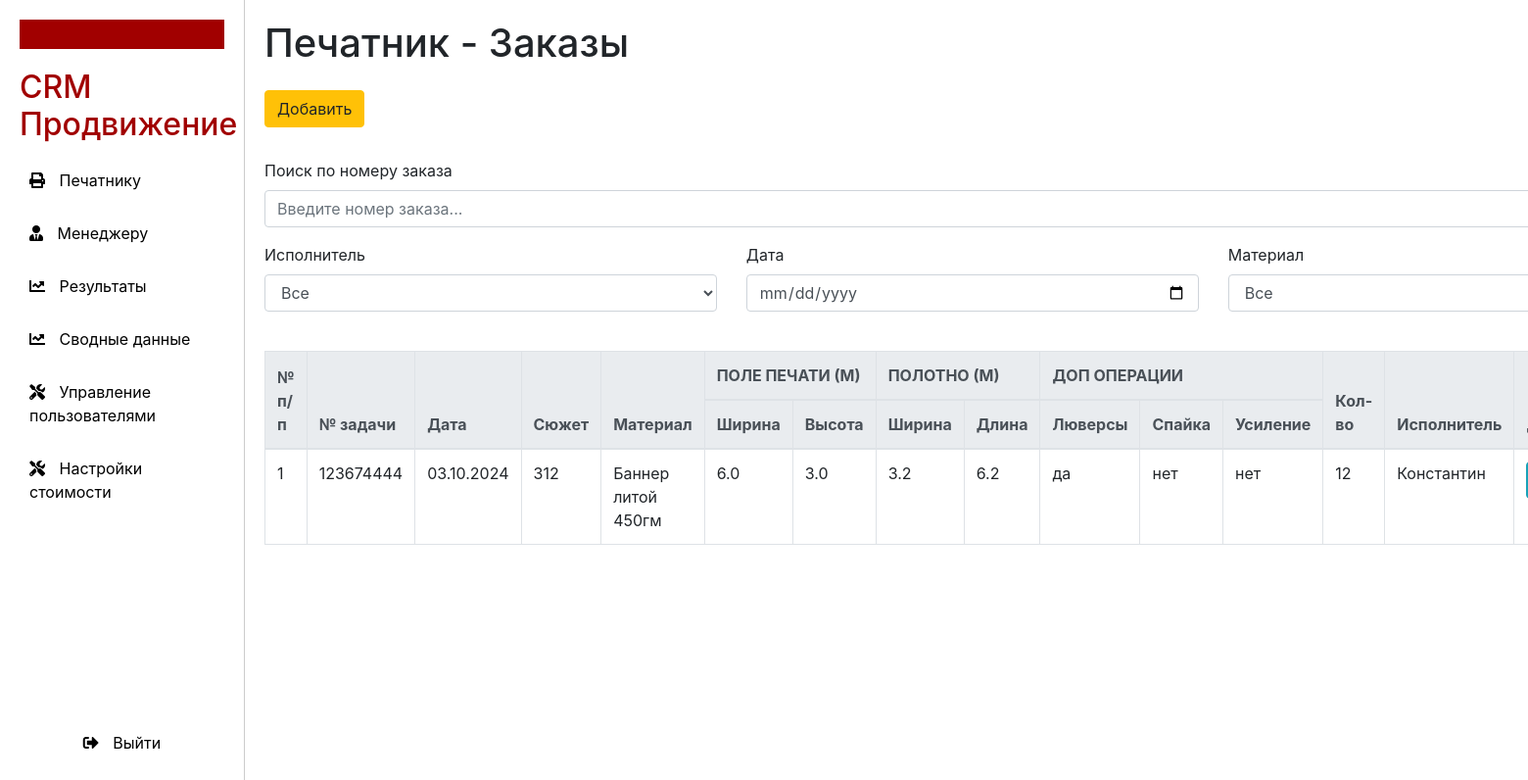
Before: /printer (signed in) with the older database file.
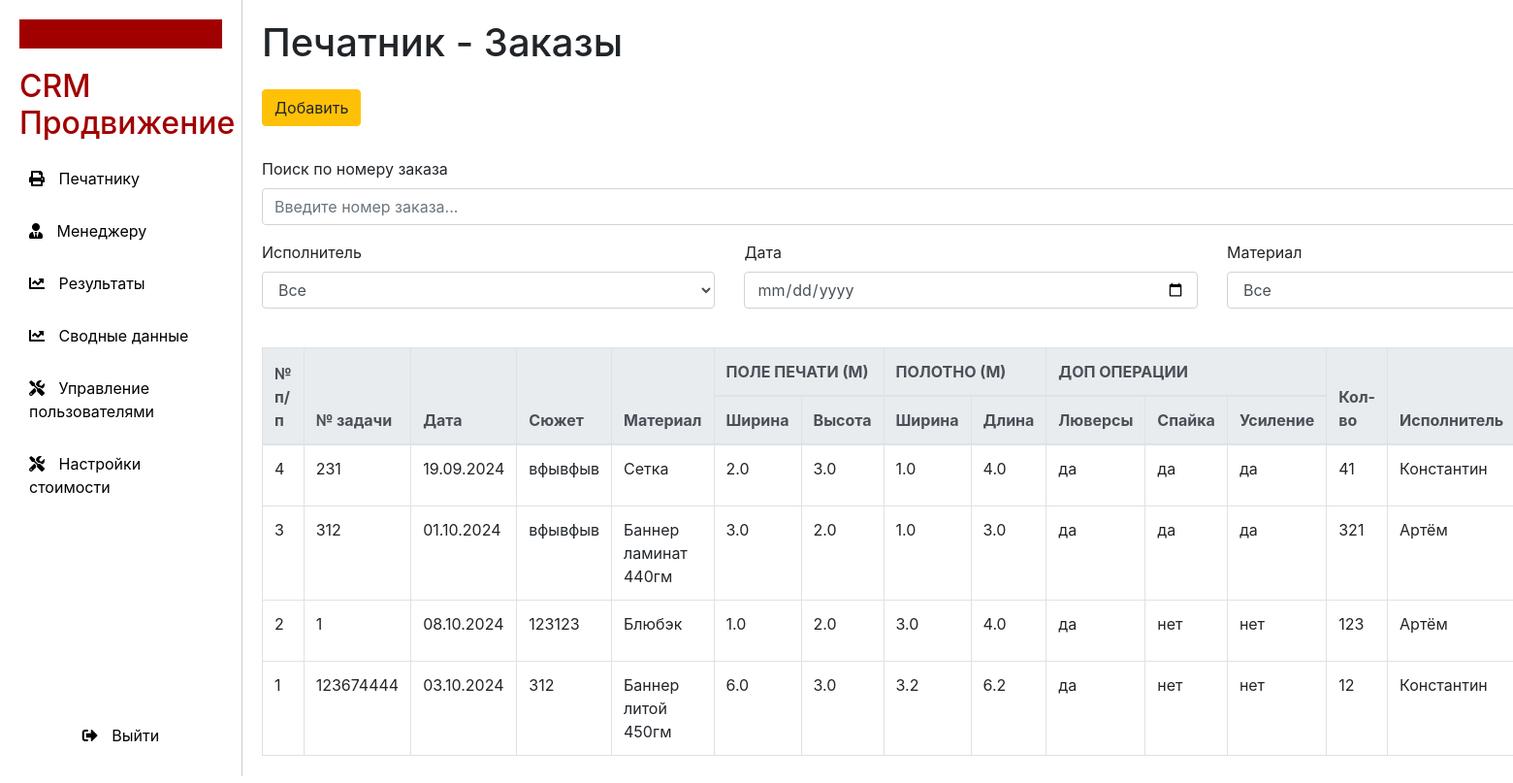
After: the same page with the newer database file.
### models.py (models this page shows)
class Order(Base):
    __tablename__ = 'orders'
    id = Column(Integer, primary_key=True, autoincrement=True)
    task_number = Column(Integer, nullable=False)
    date = Column(Date, nullable=False)
    subject = Column(String, nullable=False)
    material = Column(String, nullable=False)
    quantity = Column(Integer, nullable=False)
    performer = Column(String, nullable=False)
    print_width = Column(Float, nullable=False)
    print_height = Column(Float, nullable=False)
    canvas_width = Column(Float, nullable=False)
    canvas_length = Column(Float, nullable=False)
    eyelets = Column(String, nullable=False)
    spike = Column(String, nullable=False)
    reinforcement = Column(String, nullable=False)
    customer = Column(String, nullable=True)
    price_per_unit = Column(Integer, nullable=True)
    total_amount = Column(Integer, nullable=True)
    result: Mapped["Result"] = relationship(back_populates="order")

### main.py (the view)
@app.get("/printer", response_class=HTMLResponse)
async def printer_page(
        request: Request,
        db: Session = Depends(get_db),
        current_user: User = Depends(get_current_user)
):
    check_role_access(current_user, {Role.printer, Role.superuser, Role.admin})
    orders = db.query(Order).order_by(Order.id.desc()).all()
    return templates.TemplateResponse("printer.html",
                                      {"request": request,
                                       "orders": orders,
                                       "current_user": current_user,
                                       "role": current_user.role.value, })

### templates/printer.html (shortened to what this page needs)
{% extends "layout.html" %}
{% block result %}
<div class="content">
    <h1>Печатник - Заказы</h1>
    <button class="btn btn-warning mt-3" data-toggle="modal" data-target="#orderModal">Добавить</button>
    <div class="row mt-3">
                <div class="col-md-12 form-group mt-3">
            <label for="search_order">Поиск по номеру заказа</label>
            <input type="text" class="form-control" id="search_order" oninput="applyFilters()" placeholder="Введите номер заказа...">
        </div>
        <div class="col-md-4 form-group">
            <label for="filter_performer">Исполнитель</label>
            <select class="form-control" id="filter_performer" onchange="applyFilters()">
                <option value="">Все</option>
            </select>
        </div>
        <div class="col-md-4 form-group">
            <label for="filter_date">Дата</label>
            <input type="date" class="form-control" id="filter_date" onchange="applyFilters()">
        </div>
        <div class="col-md-4 form-group">
            <label for="filter_material">Материал</label>
            <select class="form-control" id="filter_material" onchange="applyFilters()">
                <option value="">Все</option>
            </select>
        </div>
    </div>
    <table class="table table-bordered mt-4" id="orders_table">
        <thead class="thead-light">
        <tr>
            <th rowspan="2">№ п/п</th>
            <th rowspan="2">№ задачи</th>
            <th rowspan="2">Дата</th>
            <th rowspan="2">Сюжет</th>
            <th rowspan="2">Материал</th>
            <th colspan="2">ПОЛЕ ПЕЧАТИ (М)</th>
            <th colspan="2">ПОЛОТНО (М)</th>
            <th colspan="3">ДОП ОПЕРАЦИИ</th>
            <th rowspan="2">Кол-во</th>
            <th rowspan="2">Исполнитель</th>
            <th rowspan="2">Действия</th>
        </tr>
        <tr>
            <th>Ширина</th>
            <th>Высота</th>
            <th>Ширина</th>
            <th>Длина</th>
            <th>Люверсы</th>
            <th>Спайка</th>
            <th>Усиление</th>
        </tr>
        </thead>
        {% if orders %}
        <tbody>
        {% for order in orders %}
        <tr class="order-row" data-performer="{{ order.performer }}" data-date="{{ order.date.strftime('%Y-%m-%d') }}" data-material="{{ order.material }}" data-task-number="{{ order.task_number }}">
            <td>{{ order.id }}</td>
            <td>{{ order.task_number }}</td>
            <td>{{ order.date.strftime("%d.%m.%Y") }}</td>
            <td>{{ order.subject }}</td>
            <td>{{ order.material }}</td>
            <td>{{ order.print_width }}</td>
            <td>{{ order.print_height }}</td>
            <td>{{ order.canvas_width }}</td>
            <td>{{ order.canvas_length }}</td>
            <td>{{ order.eyelets }}</td>
            <td>{{ order.spike }}</td>
            <td>{{ order.reinforcement }}</td>
            <td>{{ order.quantity }}</td>
            <td>{{ order.performer }}</td>
            <td>
            </td>
        </tr>
        {% endfor %}
        </tbody>
        {% else %}
        <tr>
            <td colspan="15">Нет доступных заказов</td>
        </tr>
        {% endif %}
    </table>
</div>
{% endblock %}

### templates/layout.html (shortened to what this page needs)
<!DOCTYPE html>
<html lang="ru">
<head>
    <link href="https://stackpath.bootstrapcdn.com/bootstrap/4.5.2/css/bootstrap.min.css" rel="stylesheet">
    <link rel="stylesheet" href="https://cdnjs.cloudflare.com/ajax/libs/font-awesome/5.15.4/css/all.min.css">
</head>
<body>
{% include 'sidebar.html' %}
{% block result %}
{% endblock %}
</body>
</html>

### templates/sidebar.html (shortened to what this page needs)
<div class="sidebar">
    <div class="top-strip"></div>
    <h2>CRM Продвижение</h2>
    <ul class="nav flex-column" style="flex-grow: 1; list-style-type: none; padding: 0;">
        {% if role == 'Печатник' %}
        <li class="nav-item">
            <a class="nav-link" href="/printer">
                <i class="fas fa-print"></i> Печатнику
            </a>
        </li>
        {% elif role == 'Менеджер' %}
        <li class="nav-item">
            <a class="nav-link" href="/manager">
                <i class="fas fa-user-tie"></i> Менеджеру
            </a>
        </li>
        {% elif role == 'Администратор' or role == 'Суперпользователь' %}
        <li class="nav-item">
            <a class="nav-link" href="/printer">
                <i class="fas fa-print"></i> Печатнику
            </a>
        </li>
        <li class="nav-item">
            <a class="nav-link" href="/manager">
                <i class="fas fa-user-tie"></i> Менеджеру
            </a>
        </li>
        <li class="nav-item">
            <a class="nav-link" href="/results">
                <i class="fas fa-chart-line"></i> Результаты
            </a>
        </li>
        <li class="nav-item">
            <a class="nav-link" href="/summary">
                <i class="fas fa-chart-line"></i> Сводные данные
            </a>
        </li>
        <li class="nav-item">
            <a class="nav-link" href="/admin">
                <i class="fas fa-tools"></i> Управление пользователями
            </a>
        </li>
        <li class="nav-item">
            <a class="nav-link" href="/settings">
                <i class="fas fa-tools"></i> Настройки стоимости
            </a>
        </li>
        {% endif %}
    </ul>
    <form action="/logout" method="post" style="display: inline;">
        <button type="submit" class="nav-link exit-link" style="border: none; background: none; cursor: pointer;">
            <i class="fas fa-sign-out-alt"></i> Выйти
        </button>
    </form>
</div>

### templates/layout.html (style rules this page uses)
body { display: flex; min-height: 100vh; margin: 0; }
.content { flex: 1; padding: 20px; }
.sidebar { background-color: #000; color: white; height: 100vh; padding: 20px; }
.nav-link { color: white; }
.nav-link i { margin-right: 10px; }

### templates/sidebar.html (style rules this page uses)
.sidebar { background-color: #ffffff; padding: 20px; height: 100vh; color: #000; width: 250px; display: flex; flex-direction: column; border-right: 1px solid #ccc; }
.top-strip { background-color: #a10000; height: 30px; width: 100%; margin-bottom: 20px; }
h2 { color: #a10000; margin: 0 0 15px; }
.nav { flex-grow: 1; overflow-y: auto; padding: 0; margin: 0; list-style-type: none; }
.nav-link { color: #000; text-decoration: none; display: inline-block; width: 100%; padding: 10px; }
.nav-item { margin-bottom: 10px; }
.exit-link { background-color: #c30000; text-align: center; margin-top: auto; }

Changed rows visible on the page:
added Order: id "4", task_number "231", date "19.09.2024", subject "вфывфыв", material "Сетка", print_width "2.0", print_height "3.0", canvas_width "1.0", canvas_length "4.0", eyelets "да", spike "да", reinforcement "да", quantity "41", performer "Константин"
added Order: id "3", task_number "312", date "01.10.2024", subject "вфывфыв", material "Баннер ламинат 440гм", print_width "3.0", print_height "2.0", canvas_width "1.0", canvas_length "3.0", eyelets "да", spike "да", reinforcement "да", quantity "321", performer "Артём"
added Order: id "2", task_number "1", date "08.10.2024", subject "123123", material "Блюбэк", print_width "1.0", print_height "2.0", canvas_width "3.0", canvas_length "4.0", eyelets "да", spike "нет", reinforcement "нет", quantity "123", performer "Артём"
